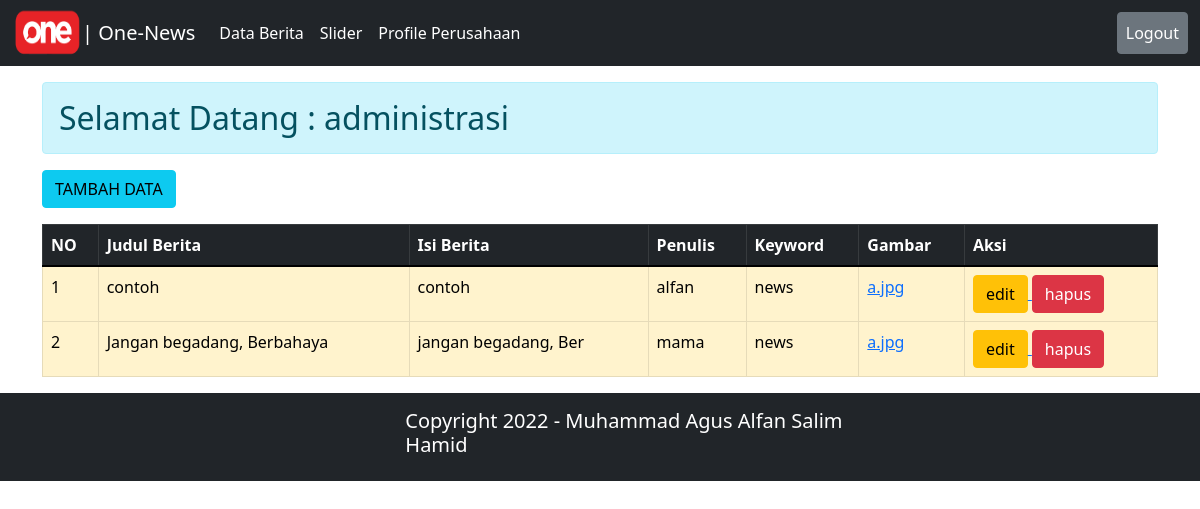
The page /UAS_BERITA/admin/index.php (signed in) on the database its author committed.
### tables this page shows
CREATE TABLE `tbl_profile_perusahaan` (
  `id_perusahaan` int(11) NOT NULL,
  `nama_perusahaan` varchar(255) NOT NULL,
  `alamat` text NOT NULL,
  `telphone` varchar(255) NOT NULL,
  `email` varchar(255) NOT NULL,
  `logo` varchar(255) NOT NULL
);

CREATE TABLE `tbl_artikel` (
  `id` int(11) NOT NULL,
  `judul` varchar(255) NOT NULL,
  `isi` text NOT NULL,
  `penulis` varchar(255) NOT NULL,
  `keyword` enum('news','olahraga','kesehatan','') NOT NULL,
  `gambar` varchar(255) NOT NULL
);

### UAS_BERITA/admin/index.php (the view, shortened to what this page needs)
<!DOCTYPE html>
<html lang="id">
<?php include 'layout/head.php'; ?>
<body>
<?php include 'layout/navbar.php'; ?>
    <div class="container">
        <h2 class="alert alert-info mt-3">Selamat Datang : <?php echo $_SESSION['nama']; ?></h2>
        <a href="tambah.php" class="btn btn-info mb-3"> TAMBAH DATA </a>
        <table class="table table-warning table-bordered">
            <thead class="table table-dark">
                <tr>
                    <th>NO</th>
                    <th>Judul Berita</th>
                    <th>Isi Berita</th>
                    <th>Penulis</th>
                    <th>Keyword</th>
                    <th>Gambar</th>
                    <th>Aksi</th>
                </tr>
            </thead>
            <tbody>
                <?php
                require 'koneksi.php';
                $query = "SELECT * FROM tbl_artikel";
                $sql = mysqli_query($koneksi, $query);
                $no = 1;
                while ($data = mysqli_fetch_object($sql)) {
                ?>
                <tr>
                    <td> <?php echo $no++ ?> </td>
                    <td> <?php echo $data->judul; ?> </td>
                    <td> <?php echo substr($data->isi, 0, 20) ?> </td>
                    <td> <?php echo substr($data->penulis, 0, 10) ?> </td>
                    <td> <?php echo $data->keyword; ?> </td>
                    <td> <a href="img/<?= $data->gambar; ?>"><?= $data->gambar; ?></a></td>
                    <td>
                        <a href="edit.php?id=<?= $data->id;?>">
                            <input type="submit" value="edit" class="btn btn-warning">
                        </a>
                        <?php
                        if ($_SESSION['hak_akses'] == 'admin') {
                        ?>
                        <a href="hapus.php?id=<?= $data->id;?>">
                            <input type="submit" value="hapus" onclick="return confirm('Yakin Hapus Data ?')" class="btn btn-danger">
                        </a>
                        <?php
                        }
                        ?>
                    </td>
                </tr>
                <?php
                }
                ?>
            </tbody>
        </table>
    </div>
</body>
<?php include 'layout/footer.php'; ?>
</html>

### UAS_BERITA/admin/layout/navbar.php (shortened to what this page needs)
<?php
require 'koneksi.php';
$query = "SELECT * FROM tbl_profile_perusahaan";
$sql = mysqli_query($koneksi, $query);
$data = mysqli_fetch_object($sql);
?>
<nav class="navbar navbar-expand-lg navbar-dark bg-dark">
  <div class="container-fluid">
    <img src="img/<?= $data->logo; ?>" width="70px" height="50px" alt="">
    <a class="navbar-brand" href="index.php">| One-News</a>
    <div class="collapse navbar-collapse" id="navbarSupportedContent">
      <ul class="navbar-nav me-auto mb-2 mb-lg-0">
        <li class="nav-item">
          <a class="nav-link active" href="index.php">Data Berita</a>
        </li>
        <li class="nav-item">
          <a class="nav-link active" href="slider.php">Slider</a>
        </li>
        <li class="nav-item">
          <a class="nav-link active" href="profile.php">Profile Perusahaan</a>
        </li>
      </ul>
      <form class="d-flex">
        <ul class="navbar-nav me-auto mb-2 mb-lg-0">
          <li class="nav-item">
            <a href="logout.php" style="color:white" class="nav-link btn btn-secondary" onclick="return confirm('Yakin logout ?')"> Logout</a>
          </li>
        </ul>
      </form>
    </div>
  </div>
</nav>

### rows shown on the page
tbl_profile_perusahaan: logo (picture)
tbl_artikel: judul "contoh", isi "contoh", penulis "alfan", keyword "news", gambar "a.jpg"
tbl_artikel: judul "Jangan begadang, Berbahaya", isi "jangan begadang, Ber", penulis "mama", keyword "news", gambar "a.jpg"

### other values the page prints
$_SESSION['nama'] "administrasi"
